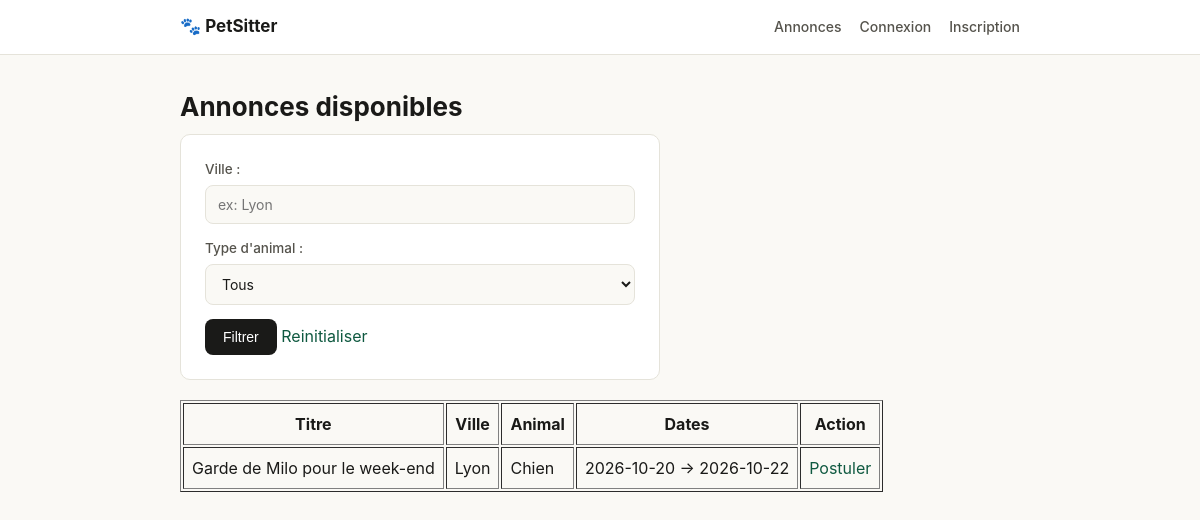
Screenshot of /public/annonces with the database file from the repository.
### tables this page shows
CREATE TABLE annonces (
    id INT AUTO_INCREMENT PRIMARY KEY,
    titre VARCHAR(150) NOT NULL,
    type_animal VARCHAR(50) NOT NULL,
    ville VARCHAR(100) NOT NULL,
    date_debut DATE NOT NULL,
    date_fin DATE NOT NULL,
    description TEXT,
    statut ENUM('ouverte', 'pourvue', 'terminee') NOT NULL DEFAULT 'ouverte',
    id_proprietaire INT NOT NULL,
    date_creation TIMESTAMP DEFAULT CURRENT_TIMESTAMP,

    FOREIGN KEY (id_proprietaire) REFERENCES utilisateurs(id) ON DELETE CASCADE,
    CONSTRAINT chk_dates CHECK (date_fin >= date_debut)
);

### controllers/AnnonceController.php (called while the page is built, shortened)
<?php
class AnnonceController
{
    public function liste(): void
{
    $ville = trim($_GET['ville'] ?? '');
    $typeAnimal = trim($_GET['type_animal'] ?? '');
    $annonces = Annonce::findOuvertes($ville ?: null, $typeAnimal ?: null);
    require __DIR__ . '/../views/annonces/liste.php';
}
}

### core/Router.php (called while the page is built, shortened)
<?php
class Router
{
    private array $routes = [];
    public function add(string $path, string $controller, string $method): void
    {
        $this->routes[$path] = [$controller, $method];
    }
    public function run(): void
    {
        $uri = trim(parse_url($_SERVER['REQUEST_URI'], PHP_URL_PATH), '/');
        $basePath = 'petsitter/public';
        $uri = preg_replace('#^' . preg_quote($basePath, '#') . '#', '', $uri);
        $uri = trim($uri, '/');
        [$controllerName, $methodName] = $this->routes[$uri];
        $controller = new $controllerName();
        $controller->$methodName();
    }
}

### public/index.php (called while the page is built, shortened)
<?php
require __DIR__ . '/../core/Router.php';
$router = new Router();
$router->add('', 'AnnonceController', 'liste');
$router->add('annonces', 'AnnonceController', 'liste');
$router->add('annonces/creer', 'AnnonceController', 'creer');
$router->add('annonces/mes-annonces', 'AnnonceController', 'mesAnnonces');
$router->add('annonces/detail', 'AnnonceController', 'detail');
$router->add('annonces/valider', 'AnnonceController', 'valider');
$router->add('candidatures/postuler', 'CandidatureController', 'postuler');
$router->add('candidatures/mes-candidatures', 'CandidatureController', 'mesCandidatures');
$router->add('candidatures/postuler', 'CandidatureController', 'postuler');
$router->add('candidatures/mes-candidatures', 'CandidatureController', 'mesCandidatures');
$router->add('avis/noter', 'AvisController', 'noter');
$router->add('login', 'AuthController', 'login');
$router->add('register', 'AuthController', 'register');
$router->add('logout', 'AuthController', 'logout');
$router->add('avis/noter', 'AvisController', 'noter');
$router->add('admin', 'AdminController', 'dashboard');
$router->add('admin/supprimer-avis', 'AdminController', 'supprimerAvis');
$router->run();

### models/Annonce.php (called while the page is built, shortened)
<?php
class Annonce
{
    public static function findOuvertes(?string $ville = null, ?string $typeAnimal = null): array
{
    $pdo = Database::getConnection();
    $sql = "SELECT * FROM annonces WHERE statut = 'ouverte'";
    $params = [];
    $sql .= " ORDER BY date_creation DESC";
    $stmt = $pdo->prepare($sql);
    $stmt->execute($params);
    return $stmt->fetchAll();
}
}

### views/annonces/liste.php (the view, shortened to what this page needs)
<?php
require __DIR__ . '/../partials/header.php';
$annonces = $annonces ?? [];
?>
<h1>Annonces disponibles</h1>
<form method="get" style="margin-bottom: 20px;">
    <label>Ville :
        <input type="text" name="ville" value="<?= htmlspecialchars($_GET['ville'] ?? '') ?>" placeholder="ex: Lyon">
    </label>
    <label>Type d'animal :
        <select name="type_animal">
            <option value="">Tous</option>
        </select>
    </label>
    <button type="submit">Filtrer</button>
    <a href="/petsitter/public/annonces">Reinitialiser</a>
</form>
<?php if (empty($annonces)): ?>
    <p>Aucune annonce ne correspond a ta recherche.</p>
<?php else: ?>
    <table border="1" cellpadding="8">
        <tr><th>Titre</th><th>Ville</th><th>Animal</th><th>Dates</th><th>Action</th></tr>
        <?php foreach ($annonces as $a): ?>
        <tr>
            <td><?= htmlspecialchars($a['titre']) ?></td>
            <td><?= htmlspecialchars($a['ville']) ?></td>
            <td><?= htmlspecialchars($a['type_animal']) ?></td>
            <td><?= htmlspecialchars($a['date_debut']) ?> → <?= htmlspecialchars($a['date_fin']) ?></td>
            <td><a href="/petsitter/public/candidatures/postuler?id=<?= $a['id'] ?>">Postuler</a></td>
        </tr>
        <?php endforeach; ?>
    </table>
<?php endif; ?>
<?php require __DIR__ . '/../partials/footer.php'; ?>

### public/assets/css/style.css (style rules this page uses)
:root { --bg: #FAF9F5; --surface: #FFFFFF; --surface-alt: #F1EFE8; --text: #1A1A18; --text-2: #55534C; --text-3: #8C8A80; --border: #E5E3DA; --accent: #1D9E75; --accent-bg: #E1F5EE; --accent-dark: #0F5940; --danger: #B3261E; --radius: 10px; }
* { box-sizing: border-box; }
body { margin: 0; background: var(--bg); color: var(--text); font-family: -apple-system, BlinkMacSystemFont, "Segoe UI", Roboto, sans-serif; line-height: 1.5; }
a { color: var(--accent-dark); text-decoration: none; }
h1 { font-size: 26px; margin: 0 0 8px; }
form { background: var(--surface); border: 1px solid var(--border); border-radius: var(--radius); padding: 24px; max-width: 480px; }
form label { display: block; font-size: 13.5px; font-weight: 500; color: var(--text-2); margin-bottom: 14px; }
form input[type="text"], form input[type="email"], form input[type="password"], form input[type="date"], form select, form textarea { display: block; width: 100%; margin-top: 6px; padding: 10px 12px; border: 1px solid var(--border); border-radius: 8px; font-size: 14px; font-family: inherit; background: var(--bg); color: var(--text); }
button, .btn { background: var(--text); color: #fff; border: none; padding: 10px 18px; border-radius: 8px; font-size: 14px; font-weight: 500 }

### rows the page displays
annonces: titre "Garde de Milo pour le week-end", ville "Lyon", type_animal "Chien", date_debut "2026-10-20", date_fin "2026-10-22"
